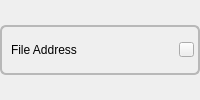
                    <widget class="QWidget" name="page_2">
                     <layout class="QVBoxLayout" name="verticalLayout_22">
                      <property name="spacing">
                       <number>0</number>
                      </property>
                      <property name="leftMargin">
                       <number>0</number>
                      </property>
                      <property name="topMargin">
                       <number>0</number>
                      </property>
                      <property name="rightMargin">
                       <number>0</number>
                      </property>
                      <property name="bottomMargin">
                       <number>0</number>
                      </property>
                      <item>
                       <widget class="QFrame" name="dropEditableArchive_2">
                        <property name="minimumSize">
                         <size>
                          <width>0</width>
                          <height>50</height>
                         </size>
                        </property>
                        <property name="maximumSize">
                         <size>
                          <width>16777215</width>
                          <height>50</height>
                         </size>
                        </property>
                        <property name="styleSheet">
                         <string notr="true">#dropEditableArchive_2{border: 2px solid rgb(184, 184, 184); border-radius: 6px}
</string>
                        </property>
                        <layout class="QHBoxLayout" name="horizontalLayout_14">
                         <property name="rightMargin">
                          <number>4</number>
                         </property>
                         <item>
                          <widget class="QLabel" name="zippedArchiveFileAddressLabel">
                           <property name="text">
                            <string>File Address</string>
                           </property>
                           <property name="alignment">
                            <set>Qt::AlignLeading|Qt::AlignLeft|Qt::AlignVCenter</set>
                           </property>
                          </widget>
                         </item>
                         <item>
                          <widget class="QPushButton" name="deleteEditableArchive">
                           <property name="minimumSize">
                            <size>
                             <width>15</width>
                             <height>15</height>
                            </size>
                           </property>
                           <property name="maximumSize">
                            <size>
                             <width>15</width>
                             <height>15</height>
                            </size>
                           </property>
                           <property name="styleSheet">
                            <string notr="true">#deleteEditableArchive:pressed {
	background-color: rgb(120, 120, 120);
	border-radius: 6px}</string>
                           </property>
                           <property name="text">
                            <string/>
                           </property>
                           <property name="icon">
                            <iconset resource="resources_rc.qrc">
                             <normaloff>:/icon/icons/trash-2.svg</normaloff>:/icon/icons/trash-2.svg</iconset>
                           </property>
                           <property name="iconSize">
                            <size>
                             <width>15</width>
                             <height>15</height>
                            </size>
                           </property>
                          </widget>
                         </item>
                        </layout>
                       </widget>
                      </item>
                     </layout>
                    </widget>
